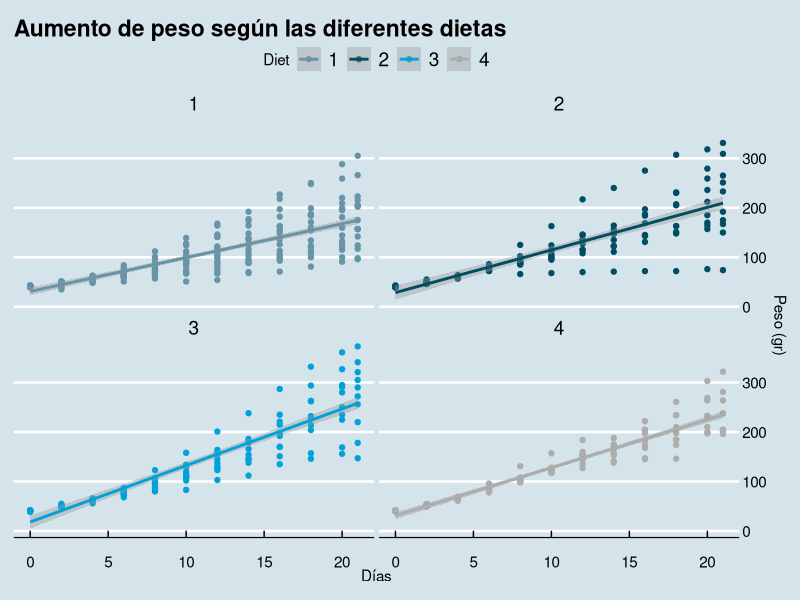

Write the R code that produced this figure.
## ---- chunk 1
knitr::opts_chunk$set(echo = TRUE)
## ---- chunk 2

colnames(ChickWeight) 

## ---- chunk 3

library(knitr)

pollitos <- ChickWeight

dieta1 <- pollitos[pollitos$Diet == 1,]

kable(dieta1
      , caption = "Pollitos alimentados con la Dieta1"
      , align = c('c', 'c', 'c', 'c')
      , col.names = c("Peso","Edad","Pollito", "Dieta")
      , row.names = TRUE
      , digits = 1
      , format.args = list( decimal.mark = ",")
)


## ---- chunk 4
summary(ChickWeight$Diet)
## ---- chunk 5

pollitos <- ChickWeight

library(ggplot2)

polluelos <- ggplot(data = pollitos, 
       aes(x = Time, y = weight, colour = Diet)) +
       geom_point() +
       geom_smooth(method = "lm") + 
       facet_wrap(~Diet, ncol = 2) +
       scale_y_continuous(position = "right") + 
       labs(x = "Días", y = "Peso (gr)")

polluelos2 <- polluelos + ggtitle("Aumento de peso según las diferentes dietas")

library(ggthemes)

polluelos2 + theme_economist(base_size = 10, base_family = "sans", horizontal = TRUE,
                dkpanel = FALSE) + scale_color_economist()
